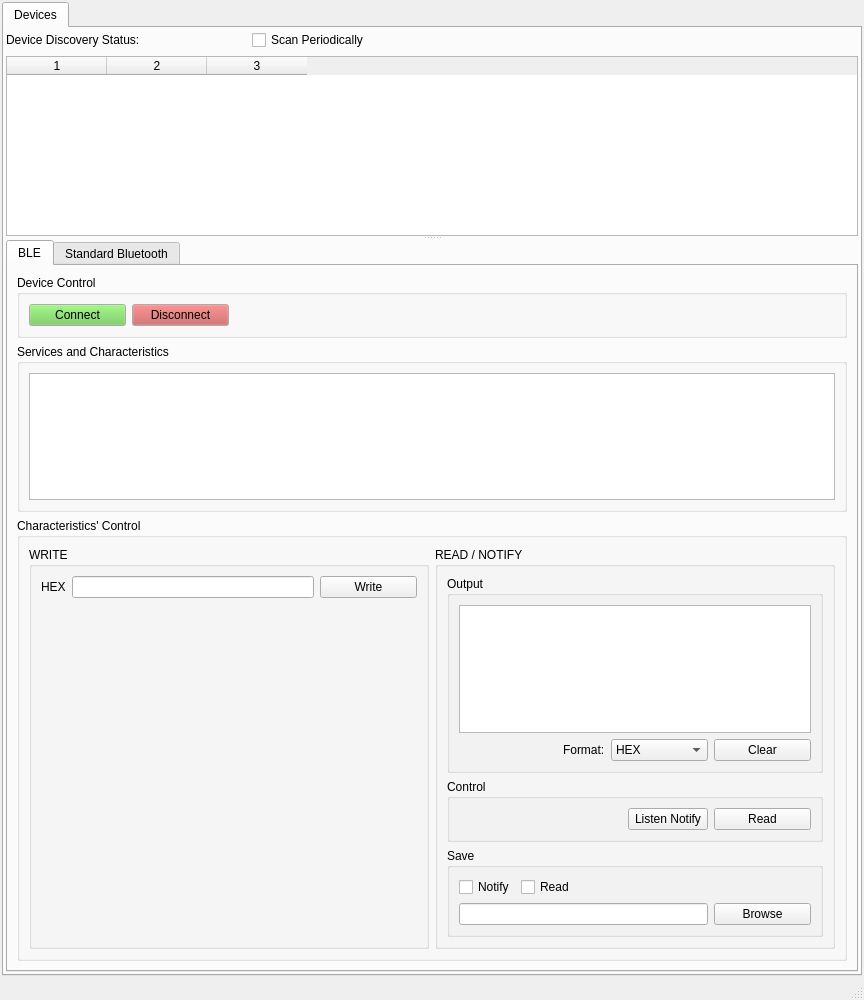
<?xml version="1.0" encoding="UTF-8"?>
<ui version="4.0">
 <class>MainWindow</class>
 <widget class="QMainWindow" name="MainWindow">
  <property name="geometry">
   <rect>
    <x>0</x>
    <y>0</y>
    <width>864</width>
    <height>1000</height>
   </rect>
  </property>
  <property name="sizePolicy">
   <sizepolicy hsizetype="Expanding" vsizetype="Expanding">
    <horstretch>0</horstretch>
    <verstretch>0</verstretch>
   </sizepolicy>
  </property>
  <property name="minimumSize">
   <size>
    <width>0</width>
    <height>1000</height>
   </size>
  </property>
  <property name="windowTitle">
   <string>MainWindow</string>
  </property>
  <widget class="QWidget" name="centralwidget">
   <layout class="QGridLayout" name="gridLayout_7">
    <property name="leftMargin">
     <number>2</number>
    </property>
    <property name="topMargin">
     <number>2</number>
    </property>
    <property name="rightMargin">
     <number>2</number>
    </property>
    <property name="bottomMargin">
     <number>2</number>
    </property>
    <item row="1" column="0">
     <widget class="QTabWidget" name="tabWidget_2">
      <property name="currentIndex">
       <number>0</number>
      </property>
      <widget class="QWidget" name="devicesTab">
       <attribute name="title">
        <string>Devices</string>
       </attribute>
       <layout class="QGridLayout" name="gridLayout_8">
        <property name="leftMargin">
         <number>2</number>
        </property>
        <property name="topMargin">
         <number>2</number>
        </property>
        <property name="rightMargin">
         <number>2</number>
        </property>
        <property name="bottomMargin">
         <number>2</number>
        </property>
        <item row="0" column="0">
         <widget class="QSplitter" name="splitter">
          <property name="sizePolicy">
           <sizepolicy hsizetype="Preferred" vsizetype="Minimum">
            <horstretch>0</horstretch>
            <verstretch>0</verstretch>
           </sizepolicy>
          </property>
          <property name="orientation">
           <enum>Qt::Vertical</enum>
          </property>
          <widget class="QWidget" name="layoutWidget">
           <layout class="QVBoxLayout" name="verticalLayout_4">
            <item>
             <layout class="QGridLayout" name="gridLayout_3">
              <item row="0" column="1">
               <widget class="QLabel" name="scanningIndicatorLabel">
                <property name="minimumSize">
                 <size>
                  <width>100</width>
                  <height>0</height>
                 </size>
                </property>
                <property name="text">
                 <string/>
                </property>
               </widget>
              </item>
              <item row="0" column="3">
               <spacer name="horizontalSpacer_3">
                <property name="orientation">
                 <enum>Qt::Horizontal</enum>
                </property>
                <property name="sizeHint" stdset="0">
                 <size>
                  <width>40</width>
                  <height>20</height>
                 </size>
                </property>
               </spacer>
              </item>
              <item row="0" column="2">
               <widget class="QCheckBox" name="scanPeriodicallyCheckBox">
                <property name="text">
                 <string>Scan Periodically</string>
                </property>
               </widget>
              </item>
              <item row="0" column="0">
               <widget class="QLabel" name="discoveryStatusLabel">
                <property name="text">
                 <string>Device Discovery Status:</string>
                </property>
               </widget>
              </item>
             </layout>
            </item>
            <item>
             <widget class="QTableWidget" name="devicesTableWidget">
              <property name="sizePolicy">
               <sizepolicy hsizetype="Expanding" vsizetype="Expanding">
                <horstretch>0</horstretch>
                <verstretch>0</verstretch>
               </sizepolicy>
              </property>
              <property name="minimumSize">
               <size>
                <width>0</width>
                <height>180</height>
               </size>
              </property>
              <property name="columnCount">
               <number>3</number>
              </property>
              <column/>
              <column/>
              <column/>
             </widget>
            </item>
           </layout>
          </widget>
          <widget class="QTabWidget" name="tabWidget">
           <property name="currentIndex">
            <number>0</number>
           </property>
           <widget class="QWidget" name="ble_tab">
            <attribute name="title">
             <string>BLE</string>
            </attribute>
            <layout class="QGridLayout" name="gridLayout_15">
             <item row="2" column="2">
              <layout class="QVBoxLayout" name="verticalLayout_5">
               <item>
                <layout class="QHBoxLayout" name="horizontalLayout_8">
                 <item>
                  <widget class="QGroupBox" name="device_groupBox">
                   <property name="title">
                    <string>Device Control</string>
                   </property>
                   <layout class="QHBoxLayout" name="horizontalLayout_4">
                    <item>
                     <widget class="QPushButton" name="bleConnectPushButton">
                      <property name="minimumSize">
                       <size>
                        <width>97</width>
                        <height>0</height>
                       </size>
                      </property>
                      <property name="palette">
                       <palette>
                        <active>
                         <colorrole role="Button">
                          <brush brushstyle="SolidPattern">
                           <color alpha="255">
                            <red>108</red>
                            <green>200</green>
                            <blue>80</blue>
                           </color>
                          </brush>
                         </colorrole>
                        </active>
                        <inactive>
                         <colorrole role="Button">
                          <brush brushstyle="SolidPattern">
                           <color alpha="255">
                            <red>108</red>
                            <green>200</green>
                            <blue>80</blue>
                           </color>
                          </brush>
                         </colorrole>
                        </inactive>
                        <disabled>
                         <colorrole role="Button">
                          <brush brushstyle="SolidPattern">
                           <color alpha="255">
                            <red>108</red>
                            <green>200</green>
                            <blue>80</blue>
                           </color>
                          </brush>
                         </colorrole>
                        </disabled>
                       </palette>
                      </property>
                      <property name="text">
                       <string>Connect</string>
                      </property>
                     </widget>
                    </item>
                    <item>
                     <widget class="QPushButton" name="bleDisconnectPushButton">
                      <property name="minimumSize">
                       <size>
                        <width>97</width>
                        <height>0</height>
                       </size>
                      </property>
                      <property name="palette">
                       <palette>
                        <active>
                         <colorrole role="Button">
                          <brush brushstyle="SolidPattern">
                           <color alpha="255">
                            <red>196</red>
                            <green>86</green>
                            <blue>86</blue>
                           </color>
                          </brush>
                         </colorrole>
                        </active>
                        <inactive>
                         <colorrole role="Button">
                          <brush brushstyle="SolidPattern">
                           <color alpha="255">
                            <red>196</red>
                            <green>86</green>
                            <blue>86</blue>
                           </color>
                          </brush>
                         </colorrole>
                        </inactive>
                        <disabled>
                         <colorrole role="Button">
                          <brush brushstyle="SolidPattern">
                           <color alpha="255">
                            <red>196</red>
                            <green>86</green>
                            <blue>86</blue>
                           </color>
                          </brush>
                         </colorrole>
                        </disabled>
                       </palette>
                      </property>
                      <property name="text">
                       <string>Disconnect</string>
                      </property>
                     </widget>
                    </item>
                    <item>
                     <spacer name="horizontalSpacer">
                      <property name="orientation">
                       <enum>Qt::Horizontal</enum>
                      </property>
                      <property name="sizeHint" stdset="0">
                       <size>
                        <width>40</width>
                        <height>20</height>
                       </size>
                      </property>
                     </spacer>
                    </item>
                   </layout>
                  </widget>
                 </item>
                </layout>
               </item>
               <item>
                <widget class="QGroupBox" name="groupBox_2">
                 <property name="title">
                  <string>Services and Characteristics</string>
                 </property>
                 <layout class="QVBoxLayout" name="verticalLayout_2">
                  <item>
                   <widget class="QTreeWidget" name="bleServicesTreeWidget">
                    <property name="minimumSize">
                     <size>
                      <width>0</width>
                      <height>100</height>
                     </size>
                    </property>
                    <attribute name="headerVisible">
                     <bool>false</bool>
                    </attribute>
                    <column>
                     <property name="text">
                      <string notr="true">1</string>
                     </property>
                    </column>
                   </widget>
                  </item>
                 </layout>
                </widget>
               </item>
               <item>
                <widget class="QGroupBox" name="groupBox">
                 <property name="title">
                  <string>Characteristics' Control</string>
                 </property>
                 <layout class="QHBoxLayout" name="horizontalLayout_11">
                  <item>
                   <widget class="QGroupBox" name="write_groupBox">
                    <property name="sizePolicy">
                     <sizepolicy hsizetype="Minimum" vsizetype="Minimum">
                      <horstretch>0</horstretch>
                      <verstretch>0</verstretch>
                     </sizepolicy>
                    </property>
                    <property name="minimumSize">
                     <size>
                      <width>0</width>
                      <height>0</height>
                     </size>
                    </property>
                    <property name="title">
                     <string>WRITE</string>
                    </property>
                    <layout class="QVBoxLayout" name="verticalLayout_7">
                     <item>
                      <layout class="QVBoxLayout" name="verticalLayout">
                       <item>
                        <layout class="QHBoxLayout" name="horizontalLayout_5">
                         <item>
                          <widget class="QLabel" name="label">
                           <property name="text">
                            <string>HEX</string>
                           </property>
                          </widget>
                         </item>
                         <item>
                          <widget class="QLineEdit" name="bleCharacteristicWriteLineEdit"/>
                         </item>
                         <item>
                          <widget class="QPushButton" name="bleCharacteristicWritePushButton">
                           <property name="minimumSize">
                            <size>
                             <width>97</width>
                             <height>0</height>
                            </size>
                           </property>
                           <property name="text">
                            <string>Write</string>
                           </property>
                          </widget>
                         </item>
                        </layout>
                       </item>
                      </layout>
                     </item>
                     <item>
                      <spacer name="verticalSpacer">
                       <property name="orientation">
                        <enum>Qt::Vertical</enum>
                       </property>
                       <property name="sizeHint" stdset="0">
                        <size>
                         <width>20</width>
                         <height>40</height>
                        </size>
                       </property>
                      </spacer>
                     </item>
                    </layout>
                   </widget>
                  </item>
                  <item>
                   <widget class="QGroupBox" name="read_groupBox">
                    <property name="title">
                     <string>READ / NOTIFY</string>
                    </property>
                    <layout class="QVBoxLayout" name="verticalLayout_3">
                     <item>
                      <widget class="QGroupBox" name="groupBox_4">
                       <property name="title">
                        <string>Output</string>
                       </property>
                       <layout class="QVBoxLayout" name="verticalLayout_6">
                        <item>
                         <widget class="QPlainTextEdit" name="outputPlainTextEdit">
                          <property name="sizePolicy">
                           <sizepolicy hsizetype="Expanding" vsizetype="Minimum">
                            <horstretch>0</horstretch>
                            <verstretch>0</verstretch>
                           </sizepolicy>
                          </property>
                          <property name="minimumSize">
                           <size>
                            <width>0</width>
                            <height>70</height>
                           </size>
                          </property>
                          <property name="readOnly">
                           <bool>true</bool>
                          </property>
                         </widget>
                        </item>
                        <item>
                         <layout class="QHBoxLayout" name="horizontalLayout_7">
                          <item>
                           <spacer name="horizontalSpacer_4">
                            <property name="orientation">
                             <enum>Qt::Horizontal</enum>
                            </property>
                            <property name="sizeHint" stdset="0">
                             <size>
                              <width>40</width>
                              <height>20</height>
                             </size>
                            </property>
                           </spacer>
                          </item>
                          <item>
                           <widget class="QLabel" name="label_2">
                            <property name="text">
                             <string>Format:</string>
                            </property>
                           </widget>
                          </item>
                          <item>
                           <widget class="QComboBox" name="bleCharacteristicReadTypeComboBox">
                            <property name="minimumSize">
                             <size>
                              <width>97</width>
                              <height>0</height>
                             </size>
                            </property>
                            <item>
                             <property name="text">
                              <string>HEX</string>
                             </property>
                            </item>
                            <item>
                             <property name="text">
                              <string>BIN</string>
                             </property>
                            </item>
                            <item>
                             <property name="text">
                              <string>UNICODE</string>
                             </property>
                            </item>
                           </widget>
                          </item>
                          <item>
                           <widget class="QPushButton" name="clearOutputPushButton">
                            <property name="minimumSize">
                             <size>
                              <width>97</width>
                              <height>0</height>
                             </size>
                            </property>
                            <property name="text">
                             <string>Clear</string>
                            </property>
                           </widget>
                          </item>
                         </layout>
                        </item>
                       </layout>
                      </widget>
                     </item>
                     <item>
                      <widget class="QGroupBox" name="groupBox_5">
                       <property name="title">
                        <string>Control</string>
                       </property>
                       <layout class="QHBoxLayout" name="horizontalLayout_12">
                        <item>
                         <spacer name="horizontalSpacer_6">
                          <property name="orientation">
                           <enum>Qt::Horizontal</enum>
                          </property>
                          <property name="sizeHint" stdset="0">
                           <size>
                            <width>40</width>
                            <height>20</height>
                           </size>
                          </property>
                         </spacer>
                        </item>
                        <item>
                         <widget class="QPushButton" name="listenNotifyPushButton">
                          <property name="text">
                           <string>Listen Notify</string>
                          </property>
                         </widget>
                        </item>
                        <item>
                         <widget class="QPushButton" name="bleCharacteristicReadPushButton">
                          <property name="minimumSize">
                           <size>
                            <width>97</width>
                            <height>0</height>
                           </size>
                          </property>
                          <property name="text">
                           <string>Read</string>
                          </property>
                         </widget>
                        </item>
                       </layout>
                      </widget>
                     </item>
                     <item>
                      <widget class="QGroupBox" name="groupBox_3">
                       <property name="title">
                        <string>Save</string>
                       </property>
                       <layout class="QVBoxLayout" name="verticalLayout_9">
                        <item>
                         <layout class="QHBoxLayout" name="horizontalLayout_9">
                          <item>
                           <widget class="QCheckBox" name="checkBox_2">
                            <property name="text">
                             <string>Notify</string>
                            </property>
                           </widget>
                          </item>
                          <item>
                           <widget class="QCheckBox" name="checkBox">
                            <property name="text">
                             <string>Read</string>
                            </property>
                           </widget>
                          </item>
                          <item>
                           <spacer name="horizontalSpacer_5">
                            <property name="orientation">
                             <enum>Qt::Horizontal</enum>
                            </property>
                            <property name="sizeHint" stdset="0">
                             <size>
                              <width>40</width>
                              <height>20</height>
                             </size>
                            </property>
                           </spacer>
                          </item>
                         </layout>
                        </item>
                        <item>
                         <layout class="QHBoxLayout" name="horizontalLayout_10">
                          <item>
                           <widget class="QLineEdit" name="saveLineEdit"/>
                          </item>
                          <item>
                           <widget class="QPushButton" name="browsePushButton">
                            <property name="minimumSize">
                             <size>
                              <width>97</width>
                              <height>0</height>
                             </size>
                            </property>
                            <property name="text">
                             <string>Browse</string>
                            </property>
                           </widget>
                          </item>
                         </layout>
                        </item>
                       </layout>
                      </widget>
                     </item>
                    </layout>
                   </widget>
                  </item>
                 </layout>
                </widget>
               </item>
              </layout>
             </item>
            </layout>
           </widget>
           <widget class="QWidget" name="standard_bluetooth_tab">
            <attribute name="title">
             <string>Standard Bluetooth</string>
            </attribute>
            <layout class="QGridLayout" name="gridLayout_2">
             <property name="leftMargin">
              <number>2</number>
             </property>
             <property name="topMargin">
              <number>2</number>
             </property>
             <property name="rightMargin">
              <number>2</number>
             </property>
             <property name="bottomMargin">
              <number>2</number>
             </property>
             <item row="1" column="0">
              <widget class="QListWidget" name="servicesListWidget"/>
             </item>
             <item row="0" column="0">
              <widget class="QLabel" name="label_3">
               <property name="text">
                <string>Services</string>
               </property>
              </widget>
             </item>
             <item row="2" column="0">
              <layout class="QGridLayout" name="gridLayout">
               <item row="0" column="1">
                <widget class="QPushButton" name="connectPushButton">
                 <property name="text">
                  <string>Connect</string>
                 </property>
                </widget>
               </item>
               <item row="0" column="0">
                <widget class="QPushButton" name="servicesPushButton">
                 <property name="text">
                  <string>Services</string>
                 </property>
                </widget>
               </item>
               <item row="0" column="2">
                <spacer name="horizontalSpacer_2">
                 <property name="orientation">
                  <enum>Qt::Horizontal</enum>
                 </property>
                 <property name="sizeHint" stdset="0">
                  <size>
                   <width>40</width>
                   <height>20</height>
                  </size>
                 </property>
                </spacer>
               </item>
              </layout>
             </item>
            </layout>
           </widget>
          </widget>
         </widget>
        </item>
       </layout>
      </widget>
     </widget>
    </item>
   </layout>
  </widget>
  <widget class="QMenuBar" name="menubar">
   <property name="geometry">
    <rect>
     <x>0</x>
     <y>0</y>
     <width>864</width>
     <height>22</height>
    </rect>
   </property>
  </widget>
  <widget class="QStatusBar" name="statusbar"/>
 </widget>
 <resources/>
 <connections/>
</ui>
